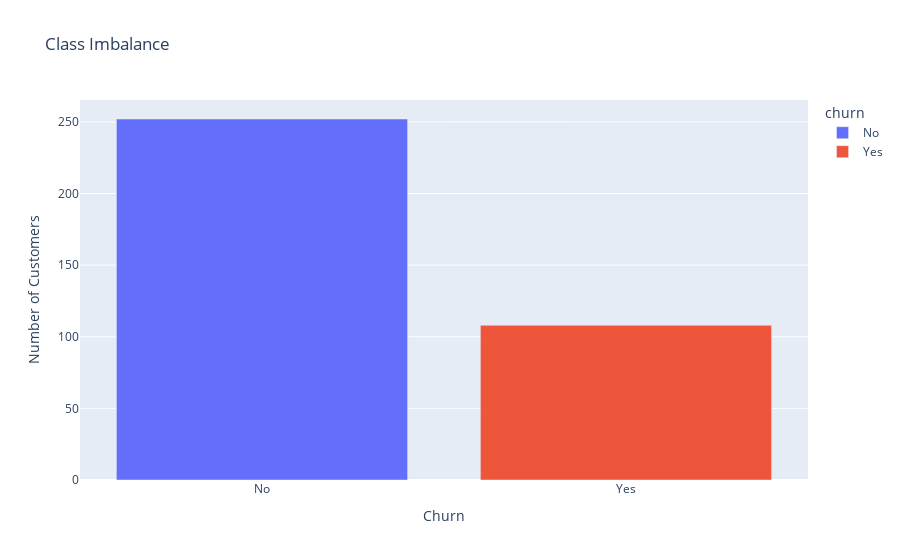

Notebook source saved alongside this figure:
### Markdown cell above
We will start our analysis by looking at the state and behaviour of our target, Churn.

### Code cell
# Prepare data to display
labels = (
    prepared_df['churn']
    .astype('str')
    .str.replace('0','No', regex=True)
    .str.replace('1','Yes', regex=True)
    .value_counts()
)

# Create figure using Plotly
fig = px.bar(
    data_frame=labels, 
    x=labels.index, 
    y=labels.values, 
    title=f'Class Imbalance', 
    color=labels.index
)

# Add titles & Display figure
fig.update_layout(xaxis_title='Churn', yaxis_title='Number of Customers')
fig.show()

### Figure 1 — Plotly figure (JSON) as saved in the notebook; plotly's stock layout.template omitted (floating-point values rounded to 4 significant figures)
{"data": [{"alignmentgroup": "True", "hovertemplate": "churn=%{x}<br>y=%{y}<extra></extra>", "legendgroup": "No", "marker": {"color": "#636efa", "pattern": {"shape": ""}}, "name": "No", "offsetgroup": "No", "orientation": "v", "showlegend": true, "textposition": "auto", "type": "bar", "x": ["No"], "xaxis": "x", "y": [252], "yaxis": "y"}, {"alignmentgroup": "True", "hovertemplate": "churn=%{x}<br>y=%{y}<extra></extra>", "legendgroup": "Yes", "marker": {"color": "#EF553B", "pattern": {"shape": ""}}, "name": "Yes", "offsetgroup": "Yes", "orientation": "v", "showlegend": true, "textposition": "auto", "type": "bar", "x": ["Yes"], "xaxis": "x", "y": [108], "yaxis": "y"}], "layout": {"barmode": "relative", "legend": {"title": {"text": "churn"}, "tracegroupgap": 0}, "title": {"text": "Class Imbalance"}, "xaxis": {"anchor": "y", "categoryarray": ["No", "Yes"], "categoryorder": "array", "domain": [0, 1], "title": {"text": "Churn"}}, "yaxis": {"anchor": "x", "domain": [0, 1], "title": {"text": "Number of Customers"}}}}
